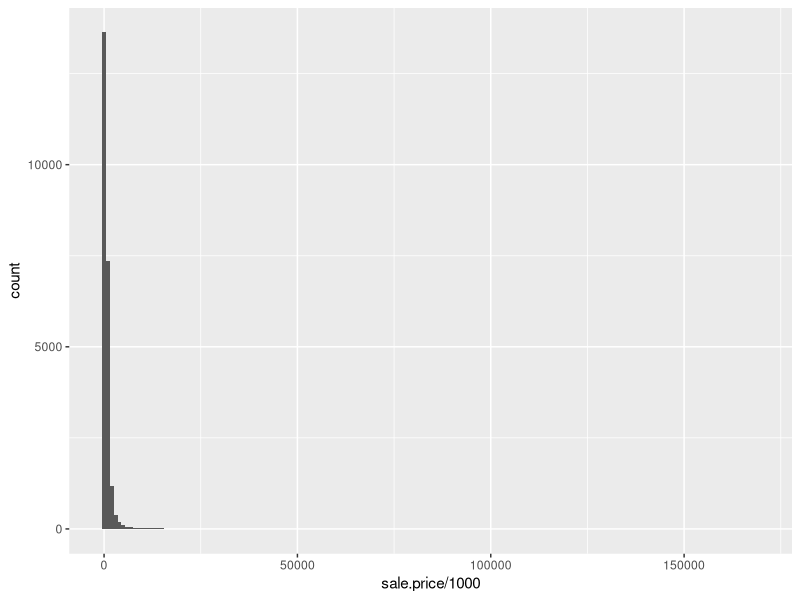
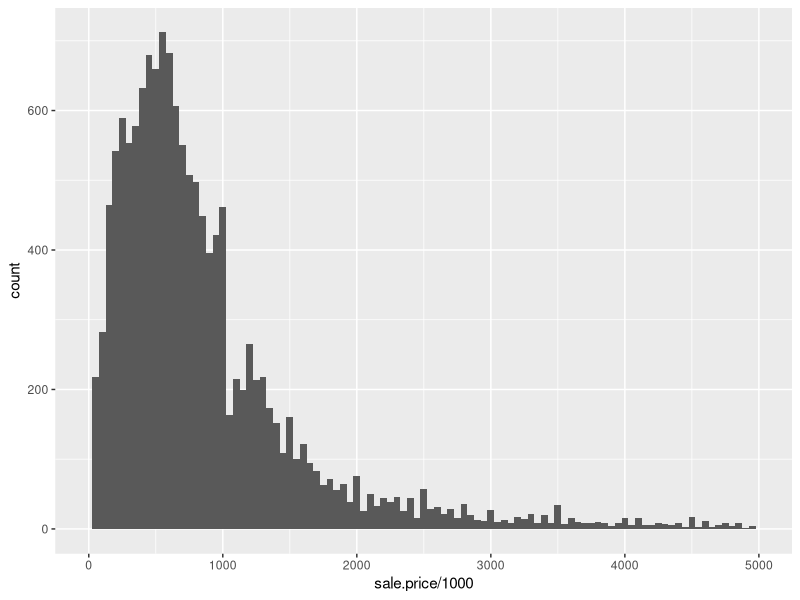
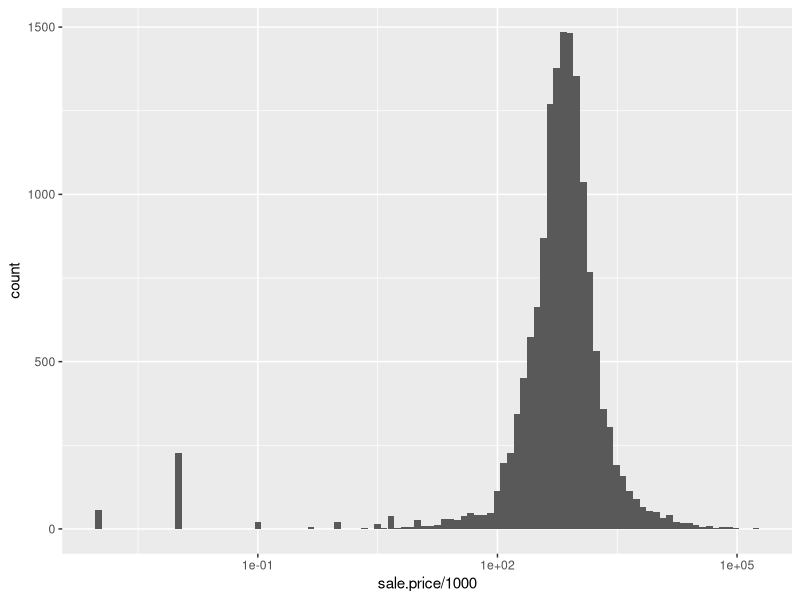
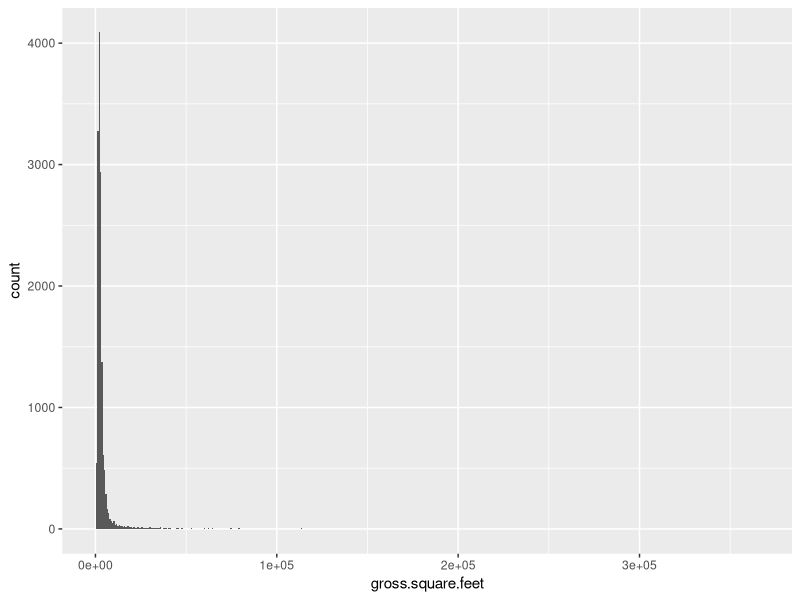
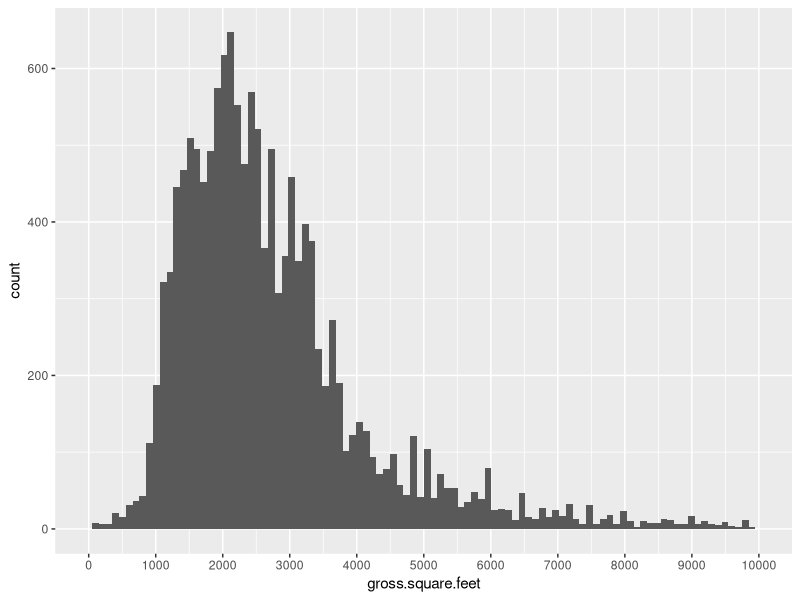
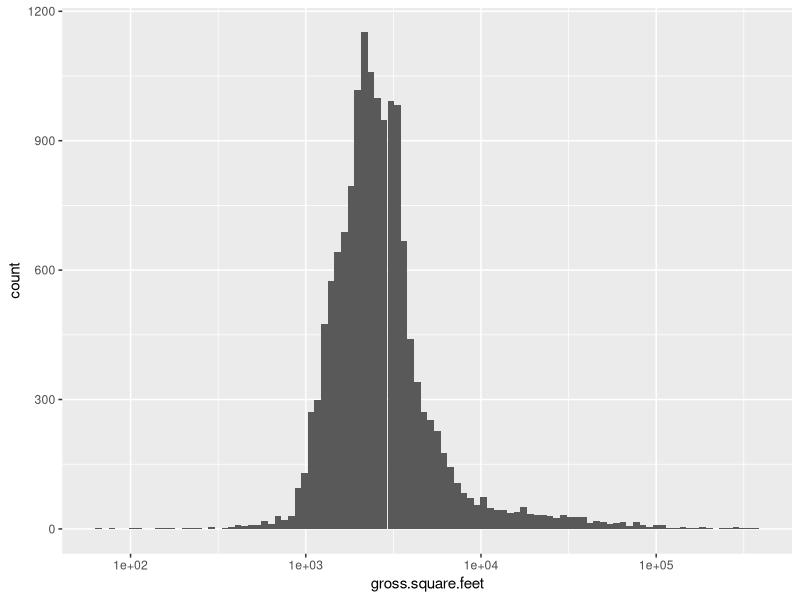
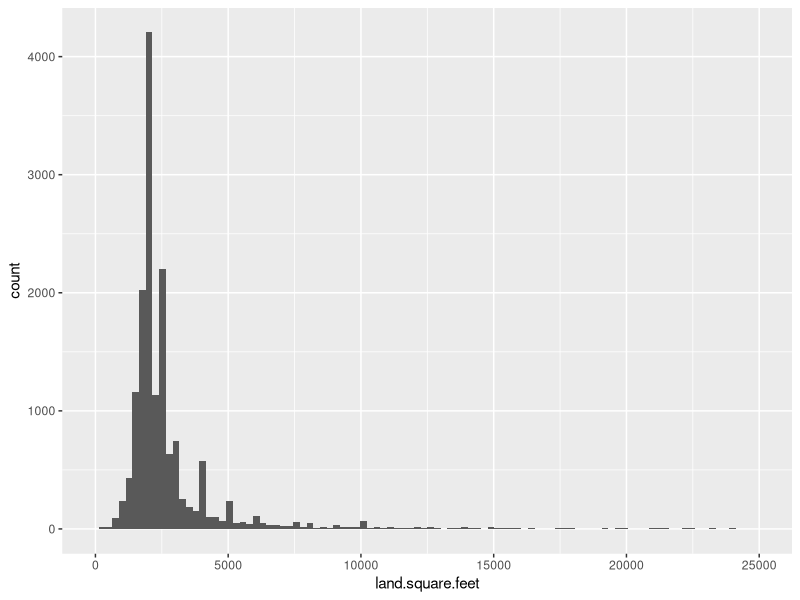
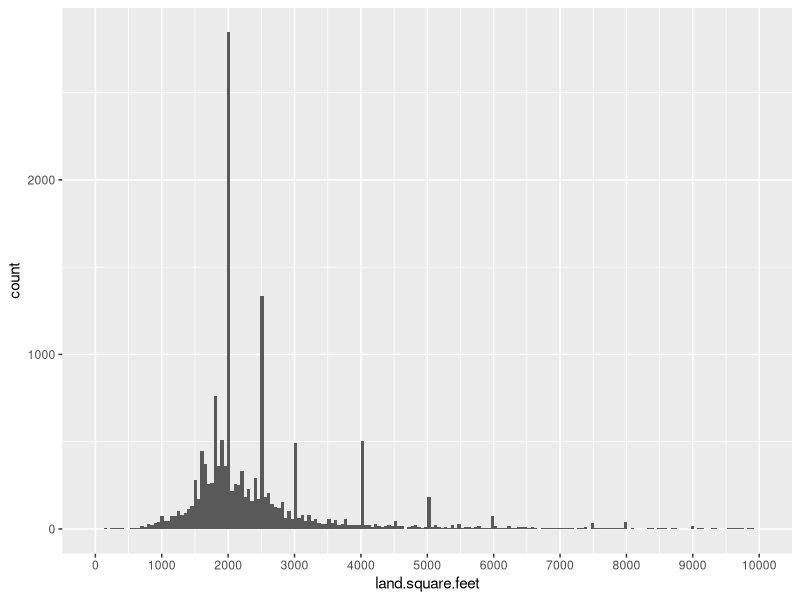

Here is the R script that generated these plots, in order:
## ---- chunk 1

library(ggplot2)
library(openxlsx)
library(gdata)
library(dplyr)
library(stats)

## ---- chunk 2
sales <- read.xlsx("rollingsales_brooklyn.xlsx", sheet = 1, startRow = 5, detectDates = TRUE)

colnames(sales) <- tolower(colnames(sales))

sales$neighborhood <- as.factor(sales$neighborhood)
sales$building.class.category <- as.factor(sales$building.class.category)

sales[sales$tax.class.at.present =='  ', ]$tax.class.at.present <- NA
sales$tax.class.at.present <- as.factor(sales$tax.class.at.present)


sales[sales$building.class.at.present =='  ', ]$building.class.at.present <- NA 
sales$building.class.at.present <- as.factor(sales$building.class.at.present)

sales[sales$apartment.number == "            ", ]$apartment.number <-NA

sales[sales$zip.code == 0,11] <-NA

sales[!is.na(sales$year.built) & sales$year.built == 1380,17] <- NA
sales[!is.na(sales$year.built) & sales$year.built == 1050,17] <- NA
sales[!is.na(sales$year.built) & sales$year.built == 0, 17] <- NA

sales$tax.class.at.time.of.sale <- as.factor(sales$tax.class.at.time.of.sale)
sales$building.class.at.time.of.sale <- as.factor(sales$building.class.at.time.of.sale)

sales$neighborhood <- trim(sales$neighborhood)
sales$building.class.category <- trim(sales$building.class.category)
sales$address <- trim(sales$address)
sales$apartment.number <- trim(sales$apartment.number)
## ---- chunk 3
str(sales)
head(sales)

## ---- chunk 4
summary(sales$sale.price)

## ---- chunk 5

head(table(sales$sale.price))

## ---- chunk 6
nonzero_prices <- subset(sales, sale.price > 0)
summary(nonzero_prices$sale.price)
## ---- chunk 7
one_dollar_sale <- sales %>%
  filter(sale.price == 1) %>%
  select(building.class.category,address, year.built, gross.square.feet, sale.price)
head(one_dollar_sale,10)
## ---- chunk 8
ggplot(sales, aes(sale.price/1000)) +
  geom_histogram(binwidth = 1000)

## ---- chunk 9


## ---- chunk 10
ggplot(sales, aes(sale.price/1000)) +
  geom_histogram(binwidth = 50) +
    xlim(0.001,5000)
## ---- chunk 11

ggplot(sales, aes(x = sale.price/1000)) + 
  geom_histogram(bins = 100) +
#  xlim(0,200) + 
  scale_x_log10()
## ---- chunk 12
summary(sales$gross.square.feet)

## ---- chunk 13
summary(subset(sales, gross.square.feet > 0)$gross.square.feet)
## ---- chunk 14
ggplot(sales, aes(gross.square.feet)) +
  geom_histogram(bins = 500) +
  scale_x_continuous(limits = c(1, 366000))

## ---- chunk 15

ggplot(sales, aes(gross.square.feet)) +
  geom_histogram(bins = 100) +
  scale_x_continuous(limits = c(1, 10000), breaks = seq(0,10000,1000))

## ---- chunk 16

ggplot(sales, aes(gross.square.feet)) +
  geom_histogram(bins = 100) + 
  scale_x_log10()

## ---- chunk 17

summary(sales$land.square.feet)
## ---- chunk 18
summary(subset(sales, land.square.feet > 0)$land.square.feet)

## ---- chunk 19
ggplot(sales, aes(land.square.feet)) +
  geom_histogram(bins = 100) +
  scale_x_continuous(limits = c(1, 25000))

## ---- chunk 20
ggplot(sales, aes(land.square.feet)) +
  geom_histogram(bins = 200) +
  scale_x_continuous(limits = c(1, 10000), breaks = seq(0,10000,1000))

## ---- chunk 21
ggplot(sales, aes(land.square.feet)) +
  geom_histogram(bins = 100) + 
  scale_x_log10()

## ---- chunk 22
sales <- mutate(sales, total.square.feet = land.square.feet + gross.square.feet)
## ---- chunk 23
summary(sales$total.square.feet)
## ---- chunk 24
summary(subset(sales, total.square.feet > 0)$total.square.feet)
## ---- chunk 25

ggplot(sales, aes(total.square.feet)) + 
  geom_histogram(bins = 100)

## ---- chunk 26
ggplot(sales, aes(total.square.feet)) + 
  geom_histogram(bins = 100) + 
  scale_x_continuous(limits = c(1,20000))
## ---- chunk 27
sales$price.square.foot <- 
   ifelse(sales$total.square.feet > 0, round(sales$sale.price /sales$total.square.feet, 2), 0)
## ---- chunk 28
summary(subset(sales, price.square.foot > 0)$price.square.foot)

## ---- chunk 29
ggplot(sales, aes(price.square.foot)) + 
  geom_histogram(binwidth = 50) +
  scale_x_continuous(limits = c(0, 12060))
## ---- chunk 30
ggplot(sales, aes(price.square.foot)) + 
  geom_histogram(binwidth = 10) +
  scale_x_continuous(limits = c(0.01, 2000))
## ---- chunk 31
summary(sales$year.built)
## ---- chunk 32
ggplot(sales, aes(year.built)) +
  geom_histogram(binwidth = 5) + 
  scale_x_continuous(limits = c(1800,2020), breaks = seq(1800,2020,10))
## ---- chunk 33
ggplot(sales, aes(year.built)) +
  geom_histogram(binwidth = 1) + 
  scale_x_continuous(limits = c(1800,2020), breaks = seq(1800,2020,10))
## ---- chunk 34
table(sales$residential.units)
## ---- chunk 35
ggplot(sales, aes(residential.units)) + 
  geom_histogram(binwidth = 1)
## ---- chunk 36
ggplot(sales, aes(residential.units)) + 
  geom_histogram(binwidth = 1) + 
  scale_x_continuous(limits = c(0,50))
## ---- chunk 37
table(sales$commercial.units)
## ---- chunk 38
ggplot(sales, aes(commercial.units)) + 
  geom_histogram(binwidth = 1)
## ---- chunk 39
ggplot(sales, aes(commercial.units)) + 
  geom_histogram(binwidth = 1) + 
  scale_x_continuous(limits = c(0,20))
## ---- chunk 40
table(sales$total.units)
## ---- chunk 41
ggplot(sales, aes(total.units)) + 
  geom_histogram(binwidth = 1)
## ---- chunk 42
ggplot(sales, aes(total.units)) + 
  geom_histogram(binwidth = 1) + 
  scale_x_continuous(limits = c(0,20))
## ---- chunk 43
table(sales$borough)
## ---- chunk 44
ggplot(sales, aes(neighborhood)) + 
  geom_bar() + coord_flip()
## ---- chunk 45
sort(table(sales$building.class.category), decreasing = TRUE)[1:10]

## ---- chunk 46
ggplot(sales, aes(building.class.category)) + 
  geom_bar() + coord_flip()
## ---- chunk 47
table(sales$tax.class.at.present)
## ---- chunk 48
sales$block <- as.factor(sales$block)
## ---- chunk 49
sort(table(sales$block), decreasing = TRUE) [1:10]
## ---- chunk 50
sales$lot <- as.factor(sales$lot)
## ---- chunk 51
sort(table(sales$lot), decreasing = TRUE) [1:10]
## ---- chunk 52
table(sales$`ease-ment`)
## ---- chunk 53
sort(table(sales$building.class.at.present), decreasing = TRUE)[1:10]
## ---- chunk 54
table(sales$building.class.at.present)
## ---- chunk 55
sort(table(sales$address), decreasing = TRUE)[1:5]
## ---- chunk 56
sales$zip.code <- as.factor(sales$zip.code)
## ---- chunk 57
ggplot(sales, aes(zip.code)) + geom_bar() + coord_flip()
## ---- chunk 58
table(sales$tax.class.at.time.of.sale)
## ---- chunk 59
sort(table(sales$building.class.at.time.of.sale), decreasing = TRUE)
## ---- chunk 60
ggplot(sales, aes(sale.date)) + geom_histogram(binwidth = 1)

## ---- chunk 61
ggplot(sales, aes(gross.square.feet, sale.price/1000)) +
  geom_point(alpha = 0.1) +
  scale_x_continuous(limits = c(0, 50000)) + 
  scale_y_continuous(limits = c(0, 50000)) 
## ---- chunk 62
ggplot(sales, aes(gross.square.feet, sale.price/1000)) +
  geom_point(alpha = 0.1) +
  scale_x_continuous(limits = c(1, 10000)) + 
  scale_y_continuous(limits = c(1, 10000)) + 
  geom_smooth()

## ---- chunk 63
ggplot(sales, aes(land.square.feet, sale.price/1000)) +
  geom_point(alpha = 0.1) +
  scale_x_continuous(limits = c(0, 50000)) + 
  scale_y_continuous(limits = c(0, 50000)) 


## ---- chunk 64
ggplot(sales, aes(land.square.feet, sale.price/1000)) +
  geom_point(alpha = 0.1) +
  scale_x_continuous(limits = c(0, 10000)) + 
  scale_y_continuous(limits = c(0, 10000)) 
## ---- chunk 65
ggplot(sales, aes(total.square.feet, sale.price/1000)) +
  geom_point(alpha = 0.1) +
  scale_x_continuous(limits = c(0, 50000)) + 
  scale_y_continuous(limits = c(0, 50000)) 


## ---- chunk 66
ggplot(sales, aes(total.square.feet, sale.price/1000)) +
  geom_point(alpha = 0.1) +
  scale_x_continuous(limits = c(1, 10000)) + 
  scale_y_continuous(limits = c(1, 10000)) + 
  geom_smooth(method = "lm")
## ---- chunk 67
cor = cor.test(sales$sale.price, sales$total.square.feet)
cor$estimate
## ---- chunk 68
ggplot(sales, aes(total.square.feet, price.square.foot)) + 
  geom_point(alpha = 1/20) + 
  scale_x_continuous(limits = c(1,10000)) +
  scale_y_continuous(limits = c(1,1000)) + 
  geom_smooth()
## ---- chunk 69
ggplot(sales, aes(year.built, price.square.foot)) + 
  geom_point(alpha = 1/20)  
## ---- chunk 70
ggplot(sales, aes(year.built, price.square.foot)) + 
  geom_jitter(alpha = 1/30, width = 1) + 
  scale_x_continuous(limits = c(1895,2016), breaks = seq(1890,2020,20)) + 
  scale_y_continuous(limits = c(1,2000))
## ---- chunk 71
sales$year.built.bucket <- cut(sales$year.built, breaks = seq(1890,2020,10), dig.lab = 4)
## ---- chunk 72
ggplot(subset(sales,price.square.foot > 0), aes( year.built.bucket,price.square.foot)) + 
  geom_boxplot() + 
  scale_y_continuous(limits = c(0,2000))
## ---- chunk 73
ggplot(sales, aes(neighborhood, price.square.foot)) + 
  geom_boxplot() + 
  scale_y_continuous(limits = c(1,2500)) + 
  coord_flip()
## ---- chunk 74
ggplot(sales, aes(neighborhood, sale.price/(total.units * 1000))) + 
  geom_boxplot() + 
  scale_y_continuous(limits = c(1,5000)) + 
  coord_flip()
## ---- chunk 75
ggplot(sales, aes(neighborhood, gross.square.feet)) + 
  geom_boxplot() + 
  scale_y_continuous(limits = c(1,20000)) + 
  coord_flip()
## ---- chunk 76
ggplot(sales, aes(neighborhood, gross.square.feet/total.units)) + 
  geom_boxplot() + 
  scale_y_continuous(limits = c(1,20000)) + 
  coord_flip()
## ---- chunk 77
ggplot(sales, aes(tax.class.at.present, sale.price/1000)) + 
  geom_boxplot() + 
  scale_y_continuous(limits = c(1,5000))
## ---- chunk 78
ggplot(sales, aes(price.square.foot)) + geom_density(aes(color = tax.class.at.present)) + 
  scale_x_continuous(limits = c(0.001,2000)) + scale_color_brewer(palette = "Dark2")
## ---- chunk 79
ggplot(sales, aes(tax.class.at.present, price.square.foot)) + 
  geom_boxplot() + 
  scale_y_continuous(limits = c(1,5000))
## ---- chunk 80
ggplot(sales, aes(neighborhood) ) + geom_bar(aes(fill= tax.class.at.time.of.sale), position = "dodge") + 
  coord_flip() + scale_fill_brewer(palette = "Set1")
## ---- chunk 81
ggplot(sales, aes(neighborhood) ) +
  geom_bar(aes(fill= tax.class.at.time.of.sale), position = "fill") + 
  coord_flip() +
  scale_fill_brewer(palette = 'Set1')
## ---- chunk 82
ggplot(sales, aes(building.class.category, price.square.foot)) +
  geom_boxplot() + 
  coord_flip() + 
  scale_y_continuous(limits = c(1,1000))
## ---- chunk 83
ggplot(sales, aes(sale.date, sale.price/1000)) + geom_point(alpha = 1/5) +
  scale_x_date(date_breaks = '1 month') + scale_y_continuous(limits = c(0,50000))
## ---- chunk 84
ggplot(sales, aes(sale.date, sale.price/1000)) + 
  geom_point(alpha = 1/20) + 
  geom_line(color = 'red',stat = "summary", fun.y = mean) + 
  scale_x_date(date_breaks = '1 month') + scale_y_continuous(limits = c(1,10000))
## ---- chunk 85

## ---- chunk 86

## ---- chunk 87

## ---- chunk 88
